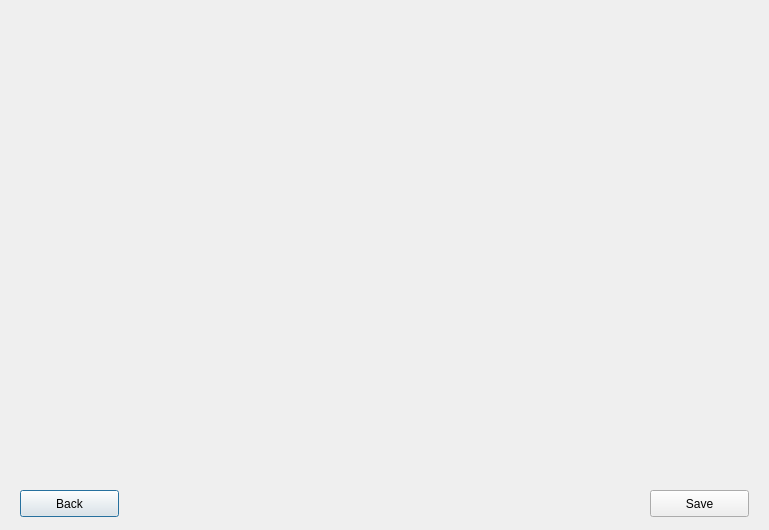
<?xml version="1.0" encoding="UTF-8"?>
<ui version="4.0">
 <class>EditProject</class>
 <widget class="QDialog" name="EditProject">
  <property name="geometry">
   <rect>
    <x>0</x>
    <y>0</y>
    <width>769</width>
    <height>530</height>
   </rect>
  </property>
  <property name="windowTitle">
   <string>Dialog</string>
  </property>
  <widget class="QPushButton" name="BackButton">
   <property name="geometry">
    <rect>
     <x>20</x>
     <y>490</y>
     <width>99</width>
     <height>27</height>
    </rect>
   </property>
   <property name="text">
    <string>Back</string>
   </property>
  </widget>
  <widget class="QPushButton" name="SaveButton">
   <property name="geometry">
    <rect>
     <x>650</x>
     <y>490</y>
     <width>99</width>
     <height>27</height>
    </rect>
   </property>
   <property name="text">
    <string>Save</string>
   </property>
  </widget>
 </widget>
 <resources/>
 <connections/>
</ui>
